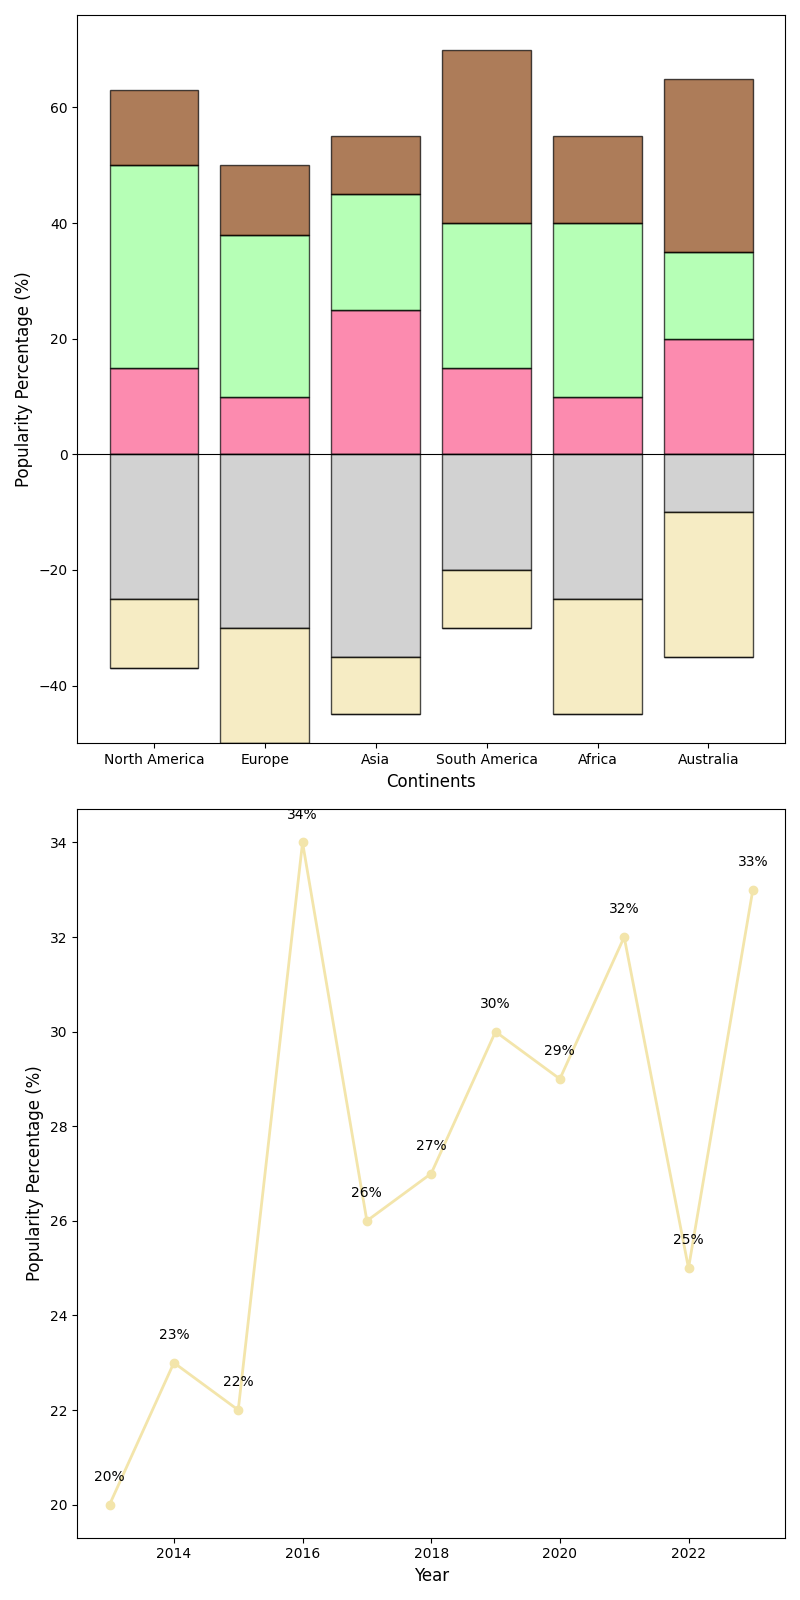

The Python source for this figure:
import matplotlib.pyplot as plt
import numpy as np

continents = ['North America', 'Europe', 'Asia', 'South America', 'Africa', 'Australia']
flavors = ['Vanilla', 'Chocolate', 'Strawberry', 'Mint', 'Cookie Dough']

na_flavors = [15, -25, 35, -12, 13]
eu_flavors = [10, -30, 28, -20, 12]
asia_flavors = [25, -35, 20, -10, 10]
sa_flavors = [15, -20, 25, -10, 30]
africa_flavors = [10, -25, 30, -20, 15]
australia_flavors = [20, -10, 15, -25, 30]

flavor_data = [na_flavors, eu_flavors, asia_flavors, sa_flavors, africa_flavors, australia_flavors]

colors = ['#fc5a8d', '#c0c0c0', '#98ff98', '#f3e5ab', '#8b4513']

# Changed subplot arrangement to 2 rows and 1 column with the same total number of subplots
fig, (ax1, ax2) = plt.subplots(2, 1, figsize=(8, 16))

bottoms_pos = np.zeros(len(continents))
bottoms_neg = np.zeros(len(continents))
for idx, flavor in enumerate(flavors):
    pos_values = [data[idx] if data[idx] > 0 else 0 for data in flavor_data]
    neg_values = [data[idx] if data[idx] < 0 else 0 for data in flavor_data]
    
    ax1.bar(continents, pos_values, bottom=bottoms_pos, color=colors[idx], edgecolor='black', alpha=0.7)
    ax1.bar(continents, neg_values, bottom=bottoms_neg, color=colors[idx], edgecolor='black', alpha=0.7)
    
    bottoms_pos += pos_values
    bottoms_neg += neg_values

ax1.axhline(y=0, color='black', linewidth=0.8)
ax1.set_xlabel("Continents", fontsize=12)
ax1.set_ylabel("Popularity Percentage (%)", fontsize=12)

years = np.arange(2013, 2024)
vanilla_growth = [20, 23, 22, 34, 26, 27, 30, 29, 32, 25, 33]

ax2.plot(years, vanilla_growth, marker='o', linestyle='-', color='#f3e5ab', linewidth=2, markersize=6)

for i, growth in enumerate(vanilla_growth):
    ax2.text(years[i], growth + 0.5, f'{growth}%', ha='center', fontsize=10)

ax2.set_xlabel("Year", fontsize=12)
ax2.set_ylabel("Popularity Percentage (%)", fontsize=12)

fig.tight_layout()
plt.show()
